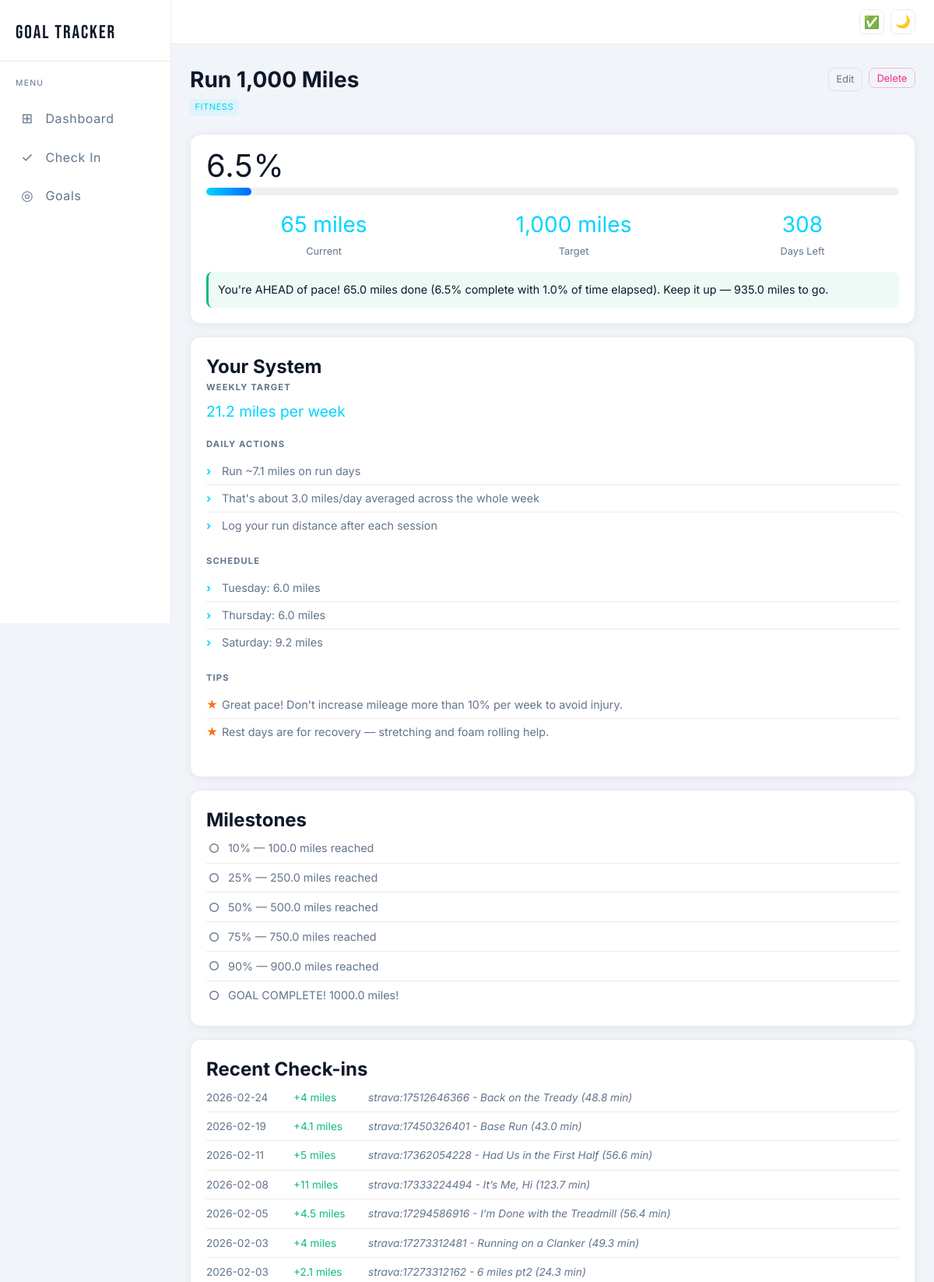
The page /goals/2 (upper part) on the database as committed earlier.
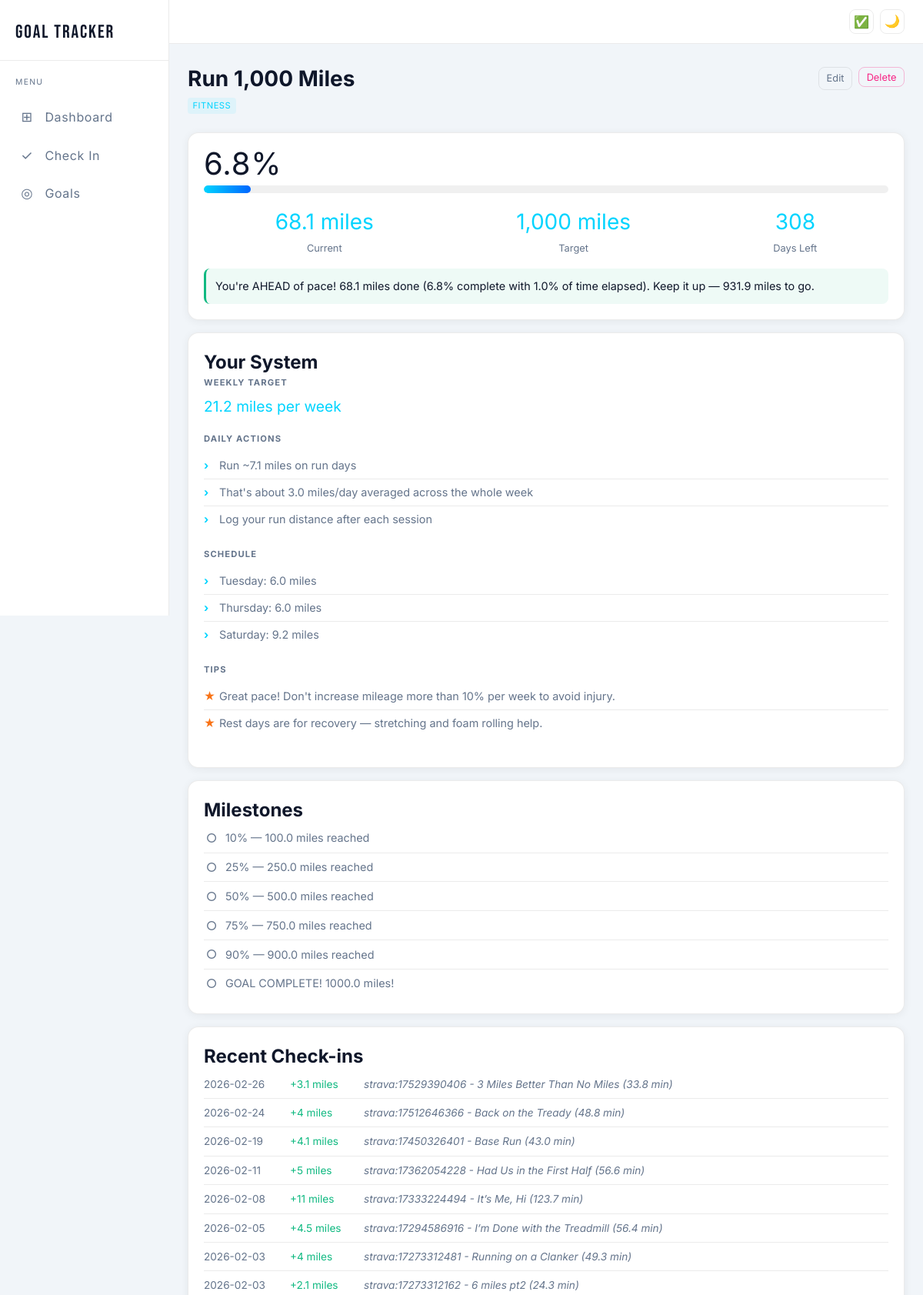
The same page on the database as committed later.
### tables this page shows
CREATE TABLE goals (
            id INTEGER PRIMARY KEY AUTOINCREMENT,
            name TEXT NOT NULL,               -- "Run 1,000 miles"
            target_value REAL NOT NULL,        -- 1000
            current_value REAL DEFAULT 0,      -- How far you've gotten so far
            unit TEXT NOT NULL,                -- "miles", "books", "dollars"
            deadline TEXT NOT NULL,            -- "2026-12-31" (stored as text, ISO format)
            created_at TEXT NOT NULL,          -- When you created this goal
            category TEXT DEFAULT '',          -- Optional grouping like "fitness", "finance"
            notes TEXT DEFAULT '',             -- Any extra info about this goal
            start_value REAL DEFAULT 0,        -- Starting point (e.g., $30,000 for HYSA)
            system_type TEXT DEFAULT 'generic' -- Hints for the achievement system engine
        );

CREATE TABLE milestones (
            id INTEGER PRIMARY KEY AUTOINCREMENT,
            goal_id INTEGER NOT NULL,
            name TEXT NOT NULL,                -- "25% complete - 250 miles!"
            target_value REAL NOT NULL,        -- The value that triggers this milestone
            completed INTEGER DEFAULT 0,       -- 0=not yet, 1=done
            completed_at TEXT,
            FOREIGN KEY (goal_id) REFERENCES goals(id) ON DELETE CASCADE
        );

CREATE TABLE checkins (
            id INTEGER PRIMARY KEY AUTOINCREMENT,
            goal_id INTEGER NOT NULL,
            value REAL NOT NULL,              -- How much progress today
            date TEXT NOT NULL,               -- "2026-02-23"
            notes TEXT DEFAULT '',
            created_at TEXT NOT NULL,
            FOREIGN KEY (goal_id) REFERENCES goals(id) ON DELETE CASCADE
        );

### app.py (the view)
@app.route("/goals/<int:goal_id>")
def goal_detail(goal_id):
    goal = get_goal(goal_id)
    if not goal:
        flash("Goal not found.", "error")
        return redirect(url_for("goals_list"))
    system = generate_system(goal)
    milestones = get_milestones(goal_id)
    checkins = get_checkins(goal_id, limit=30)
    start = goal["start_value"] or 0
    total = goal["target_value"] - start
    done = goal["current_value"] - start
    pct = min((done / total * 100) if total > 0 else 0, 100)
    return render_template("goal_detail.html",
                           goal=goal,
                           system=system,
                           milestones=milestones,
                           checkins=checkins,
                           progress_pct=round(pct, 1))

### app.py (called while the page is built)
@app.template_filter("fmt_val")
def fmt_val(value, unit):
    rounded = f"{value:,.1f}".rstrip("0").rstrip(".")
    unit_lower = unit.strip().lower()
    if unit_lower in PREFIX_UNITS or unit.strip() in ("$", "£", "€"):
        symbol = "$" if unit_lower in ("dollars", "dollar", "usd") else unit.strip()
        return f"{symbol}{rounded}"
    return f"{rounded} {unit}"

@app.before_request
def ensure_csrf_token():
    if "csrf_token" not in session:
        session["csrf_token"] = secrets.token_hex(32)

@app.context_processor
def inject_csrf():
    return {
        "csrf_token": session.get("csrf_token", ""),
        "strava_configured": strava_configured(),
        "gcal_configured": gcal_configured(),
    }

### database.py (called while the page is built)
def get_db():
    db = sqlite3.connect(DATABASE)
    db.row_factory = sqlite3.Row
    db.execute("PRAGMA foreign_keys = ON")  # Enforce relationships between tables
    return db

def get_goal(goal_id):
    db = get_db()
    goal = db.execute("SELECT * FROM goals WHERE id = ?", (goal_id,)).fetchone()
    db.close()
    return goal

### gcal.py (called while the page is built)
def is_configured():
    return bool(GCAL_ICAL_URL)

### strava.py (called while the page is built)
def is_configured():
    return all([STRAVA_CLIENT_ID, STRAVA_CLIENT_SECRET, STRAVA_REFRESH_TOKEN])

### templates/goal_detail.html (shortened to what this page needs)
{% extends "base.html" %}
{% block content %}
<div class="detail-header">
    <div class="detail-title-row">
        <h1>{{ goal.name }}</h1>
        <div class="detail-actions">
            <a href="/goals/{{ goal.id }}/edit" class="btn btn-secondary btn-small">Edit</a>
            <form method="POST" action="/goals/{{ goal.id }}/delete" style="display:inline"
                  onsubmit="return confirm('Delete \'{{ goal.name }}\'? This cannot be undone.')">
                <button type="submit" class="btn btn-danger btn-small">Delete</button>
            </form>
        </div>
    </div>
    {% if goal.category %}
    <span class="goal-category-tag">{{ goal.category }}</span>
    {% endif %}
</div>
<div class="card">
    <div class="detail-progress">
        <span class="progress-pct">{{ progress_pct }}%</span>
        <div class="progress-bar-container progress-bar-lg">
            <div class="progress-bar" style="width: {{ progress_pct }}%"></div>
        </div>
        <div class="detail-stats">
            <div class="stat">
                <span class="stat-value">{{ goal.current_value | fmt_val(goal.unit) }}</span>
                <span class="stat-label">Current</span>
            </div>
            <div class="stat">
                <span class="stat-value">{{ goal.target_value | fmt_val(goal.unit) }}</span>
                <span class="stat-label">Target</span>
            </div>
            <div class="stat">
                <span class="stat-value">{{ system.context.days_left }}</span>
                <span class="stat-label">Days Left</span>
            </div>
        </div>
    </div>
    <div class="pace-detail pace-detail-{{ system.pace_status }}">
        {{ system.pace_detail }}
    </div>
</div>
<div class="card">
    <h2>Your System</h2>
    <div class="system-section">
        <h3>Weekly Target</h3>
        <p class="system-highlight">{{ system.weekly_target }}</p>
    </div>
    <div class="system-section">
        <h3>Daily Actions</h3>
        <ul class="system-list">
            {% for action in system.daily_actions %}
            <li>{{ action }}</li>
            {% endfor %}
        </ul>
    </div>
    <div class="system-section">
        <h3>Schedule</h3>
        <ul class="system-list schedule-list">
            {% for item in system.schedule %}
            <li>{{ item }}</li>
            {% endfor %}
        </ul>
    </div>
    {% if system.tips %}
    <div class="system-section">
        <h3>Tips</h3>
        <ul class="system-list tips-list">
            {% for tip in system.tips %}
            <li>{{ tip }}</li>
            {% endfor %}
        </ul>
    </div>
    {% endif %}
</div>
<div class="card">
    <h2>Milestones</h2>
    <div class="milestones-list">
        {% for m in milestones %}
        <div class="milestone {{ 'milestone-done' if m.completed else '' }}">
            <span class="milestone-icon">{{ '✓' if m.completed else '○' }}</span>
            <span class="milestone-name">{{ m.name }}</span>
        </div>
        {% endfor %}
    </div>
</div>
<div class="card">
    <h2>Recent Check-ins</h2>
    {% if checkins %}
    <div class="checkin-history">
        {% for c in checkins %}
        <div class="history-entry">
            <span class="history-date">{{ c.date }}</span>
            <span class="history-value">+{{ c.value | fmt_val(goal.unit) }}</span>
            {% if c.notes %}
            <span class="history-notes">{{ c.notes }}</span>
            {% endif %}
        </div>
        {% endfor %}
    </div>
    {% else %}
    <p class="empty-state-text">No check-ins yet. <a href="/checkin">Log your first one!</a></p>
    {% endif %}
</div>
{% endblock %}

Rows that differ between the two databases and show on the page:
changed goals "Run 1,000 Miles": current_value|fmt_val "65 miles" → "68.1 miles"
added checkins: date "2026-02-26", value|fmt_val "3.1 miles", notes "strava:17529390406 - 3 Miles Better Than No Miles (33.8 min)"
Other text that changed with them:
{{ progress_pct }}: "6.5" → "6.8"
{{ progress_pct }}: 6.5 → 6.8 (drawn)
{{ system.pace_detail }}: "You're AHEAD of pace! 65.0 miles done (6.5% complete with 1.0% of time elapsed). Keep it up — 935.0 miles to go." → "You're AHEAD of pace! 68.1 miles done (6.8% complete with 1.0% of time elapsed). Keep it up — 931.9 miles to go."
